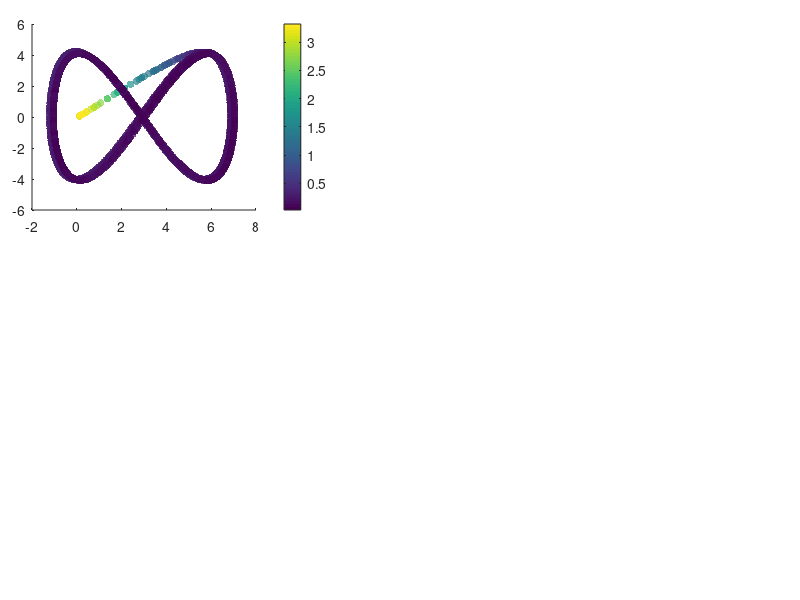

This chart was generated by the following MATLAB code: (Note: this script raises an error after producing the figure.)
%% Code to show the results of the Inverse kinematic controller

% Clean variables
clc, clear all, close all;
 
%% CARGA MIL
% Cargar la estructura desde el archivo .mat
load('Adaptive_MiL.mat');

% DAtos de estado
h_MiL = x_states(1:4,:);
u_MiL = x_states(5:8,:);
t = t_time;

%%Tarea deseada
hd = ref(1:4,:);
hd_p = ref(5:8,:);

% Action de control dinamica
u = u_input;


% Error definition
for k = 1:length(t)
    error_vector = hd(1:3, k)-h_MiL(1:3, k);
    error_dynamic(k) = norm(error_vector,2);
end

% Figure propert%% Figures
lw = 1; % linewidth 1
lwV = 2; % linewidth 2
fontsizeLabel = 11; %11
fontsizeLegend = 11;
fontsizeTicks = 11;
fontsizeTitel = 11;
sizeX = 1300; % size figure
sizeY = 750; % size figure

% color propreties
c1 = [80, 81, 79]/255;
c2 = [244, 213, 141]/255;
c3 = [242, 95, 92]/255;
c4 = [112, 141, 129]/255;

C18 = [0 0 0];
c5 = [130, 37, 37]/255;
c6 = [205, 167, 37]/255;
c7 = [81, 115, 180]/255;

C1 = [246 170 141]/255;
C2 = [51 187 238]/255;
C3 = [0 153 136]/255;
C4 = [238 119 51]/255;
C5 = [204 51 17]/255;
C6 = [238 51 119]/255;
C7 = [187 187 187]/255;
C8 = [80 80 80]/255;
C9 = [140 140 140]/255;
C10 = [0 128 255]/255;
C11 = [234 52 89]/255;
C12 = [39 124 252]/255;
C13 = [40 122 125]/255;
%C14 = [86 215 219]/255;
C14 = [252 94 158]/255;
C15 = [244 171 39]/255;
C16 = [100 121 162]/255;
C17 = [255 0 0]/255;
%% New color slection

figure('Position', [500 500 sizeX sizeY])
set(gcf, 'Position', [500 500 sizeX sizeY]);
fig1_comps.fig = gcf;

% Figure 1
axes('Position',[0.04 0.65 .35 .31]);
%% Colorbar
scatter(h_MiL(1, :),h_MiL(2, :),30,error_dynamic,'filled','MarkerFaceAlpha',0.7);
c = colorbar;
c.Label.Interpreter = 'latex';
c.Label.String = '$\textrm{Error}~||\tilde{\mathbf{\eta}}||$';

set(c,'TickLabelInterpreter','latex')

%% Desired Trajectory
hd_plot = line(hd(1,:),hd(2,:));
set(hd_plot, 'LineStyle', '--', 'Color', C8, 'LineWidth', 1.2*lw)

%% Real Trajectory
h_plot = line(h_MiL(1,:),h_MiL(2,:));
set(h_plot, 'LineStyle', '-', 'Color', C18, 'LineWidth', 1.2*lw)

%% Title of the image
hTitle_1 = title({'$\textrm{(a)}$'},'fontsize',14,'interpreter','latex','Color',C18);
%hXLabel_1 = xlabel('$x~[m]$','fontsize',9,'interpreter','latex', 'Color',C18);
hYLabel_1 = ylabel('$y~[m]$','fontsize',9,'interpreter','latex', 'Color',C18);

%% Legend nomeclature
hLegend_1 = legend([hd_plot, h_plot],{'$\mathbf{\eta}_d$','$\mathbf{\eta}$'},'fontsize',12,'interpreter','latex','Color',[255 255 255]/255,'Location','best','NumColumns',1,'TextColor','black');
set(gca,'ticklabelinterpreter','latex',...
        'fontsize',1.3*fontsizeTicks)
% Figure properties
ax_1 = gca;
ax_1.Box = 'on';
ax_1.BoxStyle = 'full';
ax_1.TickLength = [0.005;0.005];
ax_1.TickDirMode = 'auto';
ax_1.YMinorTick = 'on';
ax_1.XMinorTick = 'on';
% ax_2.XTickLabel = [];
ax_1.XMinorGrid = 'on';
ax_1.YMinorGrid = 'on';
%ax_2.MinorGridColor = '#8f8f8f';
ax_1.MinorGridAlpha = 0.15;
ax_1.LineWidth = 0.8;
ax_1.XLim = [min(h_MiL(1,:))-0.2 max(h_MiL(1,:))+0.2];
ax_1.YLim = [min(h_MiL(2,:))-0.2 max(h_MiL(2,:))+0.2];

% Figure 2
axes('Position',[0.04 0.28 .35 .31]);
%% Colorbar
scatter(h_MiL(1, :),h_MiL(3, :),30,error_dynamic,'filled','MarkerFaceAlpha',0.7);
c = colorbar;
c.Label.Interpreter = 'latex';
c.Label.String = '$\textrm{Error}~||\tilde{\mathbf{\eta}}||$';

set(c,'TickLabelInterpreter','latex')

%% Desired Trajectory
hd_plot_2 = line(hd(1,:),hd(3,:));
set(hd_plot_2, 'LineStyle', '--', 'Color', C8, 'LineWidth', 1.2*lw)

%% Real Trajectory
h_plot_2 = line(h_MiL(1,:),h_MiL(3,:));
set(h_plot_2, 'LineStyle', '-', 'Color', C18, 'LineWidth', 1.2*lw)

%% Title of the image
hTitle_2 = title({'$\textrm{(b)}$'},'fontsize',14,'interpreter','latex','Color',C18);
hXLabel_2 = xlabel('$x~[m]$','fontsize',9,'interpreter','latex', 'Color',C18);
hYLabel_2 = ylabel('$z~[m]$','fontsize',9,'interpreter','latex', 'Color',C18);

%% Legend nomeclature
hLegend_2 = legend([hd_plot_2, h_plot_2],{'$\mathbf{\eta}_d$','$\mathbf{\eta}$'},'fontsize',12,'interpreter','latex','Color',[255 255 255]/255,'Location','best','NumColumns',1,'TextColor','black');
set(gca,'ticklabelinterpreter','latex',...
        'fontsize',1.3*fontsizeTicks)
% Figure properties
ax_2 = gca;
ax_2.Box = 'on';
ax_2.BoxStyle = 'full';
ax_2.TickLength = [0.005;0.005];
ax_2.TickDirMode = 'auto';
ax_2.YMinorTick = 'on';
ax_2.XMinorTick = 'on';
% ax_2.XTickLabel = [];
ax_2.XMinorGrid = 'on';
ax_2.YMinorGrid = 'on';
%ax_2.MinorGridColor = '#8f8f8f';
ax_2.MinorGridAlpha = 0.15;
ax_2.LineWidth = 0.8;
ax_2.XLim = [min(h_MiL(1,:))-0.2 max(h_MiL(1,:))+0.2];
ax_2.YLim = [min(h_MiL(3,:))-0.2 max(h_MiL(3,:))+0.2];

axes('Position',[0.45 0.65 .54 .31]);
%% Data generation
error_x_plot = line(t,hd(1,:)-h_MiL(1,:));
set(error_x_plot, 'LineStyle', '-', 'Color', C5, 'LineWidth', 1.1*lw);
error_y_plot = line(t,hd(2,:)-h_MiL(2,:));
set(error_y_plot, 'LineStyle', '-', 'Color', C3, 'LineWidth', 1.1*lw);
error_z_plot = line(t,hd(3,:)-h_MiL(3,:));
set(error_z_plot, 'LineStyle', '-', 'Color', c7, 'LineWidth', 1.1*lw);

% fig1_comps.p1 = ul_plot;
%% Title of the image
hTitle_3 = title({'$\textrm{(c)}$'},'fontsize',14,'interpreter','latex','Color',C18);
%xlabel('$\textrm{Time}[s]$','fontsize',10,'interpreter','latex','Color',C18);
ylabel('$\textrm{Control Error}~[m]$','fontsize',10,'interpreter','latex', 'Color',C18);

%% Legend nomeclature
hLegend_3 = legend([error_x_plot,error_y_plot, error_z_plot],{'$\tilde{\mathbf{\eta}}_x$','$\tilde{\mathbf{\eta}}_y$','$\tilde{\mathbf{\eta}}_z$'},'fontsize',12,'interpreter','latex','Color',[255 255 255]/255,'Location','best','NumColumns',1,'TextColor','black');
 set(gca,'ticklabelinterpreter','latex',...
         'fontsize',1.3*fontsizeTicks)
%% Figure properties
ax_3 = gca;
ax_3.Box = 'on';
ax_3.BoxStyle = 'full';
ax_3.TickLength = [0.01;0.01];
ax_3.TickDirMode = 'auto';
ax_3.XTickLabel = [];
ax_3.YMinorTick = 'on';
ax_3.XMinorTick = 'on';
ax_3.XMinorGrid = 'on';
ax_3.YMinorGrid = 'on';
%ax_1.MinorGridColor = '#8f8f8f';
ax_3.MinorGridAlpha = 0.15;
ax_3.LineWidth = 0.8;
ax_3.XLim = [0 t(end)];

%% Zoom Plot
axes('Position',[0.70 0.85 .2 .1]);
index_zoom_1 = (t>=20) & (t<=30);
error_x_plot_zoom = line(t(index_zoom_1),hd(1,(index_zoom_1))-h_MiL(1,(index_zoom_1)));
error_y_plot_zoom = line(t(index_zoom_1),hd(2,(index_zoom_1))-h_MiL(2,(index_zoom_1)));
error_z_plot_zoom = line(t(index_zoom_1),hd(3,(index_zoom_1))-h_MiL(3,(index_zoom_1)));

set(error_x_plot_zoom, 'LineStyle', '-', 'Color', C5, 'LineWidth', lw*0.8);
set(error_y_plot_zoom, 'LineStyle', '-', 'Color', C3, 'LineWidth', lw*0.8);
set(error_z_plot_zoom, 'LineStyle', '-', 'Color', c7, 'LineWidth', lw*0.8);

set(gca,'ticklabelinterpreter','latex',...
         'fontsize',fontsizeTicks*0.5)
ax_1_zoom = gca;
ax_1_zoom.Box = 'on';
ax_1_zoom.BoxStyle = 'full';
ax_1_zoom.TickLength = [0.01;0.01];
%ax_1_zoom.YLim = [-0.5 0.5];
%ax_1_zoom.YTickLabel = [];
%ax_1_zoom.XTickLabel = [];
ax_1_zoom.TickDirMode = 'manual';
ax_1_zoom.TickDir = 'in';
ax_1_zoom.YMinorTick = 'on';
ax_1_zoom.XMinorTick = 'on';
ax_1_zoom.LineWidth = 0.5;
ax_1_zoom.XMinorGrid = 'on';
ax_1_zoom.YMinorGrid = 'on';

axes('Position',[0.46 0.28 .54 .31]);
%% Data generation
error_vx_plot = line(t(1,1:length(u(1,:))),u(1,:));
set(error_vx_plot, 'LineStyle', '-', 'Color', C7, 'LineWidth', 1.3*lw);
error_vy_plot = line(t(1,1:length(u(2,:))),u(2,:));
set(error_vy_plot, 'LineStyle', '-', 'Color', C14, 'LineWidth', 1.3*lw);
error_vz_plot = line(t(1,1:length(u(3,:))),u(3,:));
set(error_vz_plot, 'LineStyle', '-', 'Color', C15, 'LineWidth', 1.3*lw);

% fig1_comps.p1 = ul_plot;
%% Title of the image
hTitle_4 = title({'$\textrm{(d)}$'},'fontsize',14,'interpreter','latex','Color',C18);
xlabel('$\textrm{Time}[s]$','fontsize',10,'interpreter','latex','Color',C18);
ylabel('$\textrm{Inputs}~[m/s]$','fontsize',10,'interpreter','latex', 'Color',C18);

%% Legend nomeclature
hLegend_4 = legend([error_vx_plot,error_vy_plot, error_vz_plot],{'${\mu}_{l_{ref}}$','${\mu}_{m_{ref}}$','${\mu}_{n_{ref}}$'},'fontsize',12,'interpreter','latex','Color',[255 255 255]/255,'Location','best','NumColumns',1,'TextColor','black');
 set(gca,'ticklabelinterpreter','latex',...
         'fontsize',1.3*fontsizeTicks)
%% Figure properties
ax_4 = gca;
ax_4.Box = 'on';
ax_4.BoxStyle = 'full';
ax_4.TickLength = [0.01;0.01];
ax_4.TickDirMode = 'auto';
ax_4.YMinorTick = 'on';
ax_4.XMinorTick = 'on';
ax_4.XMinorGrid = 'on';
ax_4.YMinorGrid = 'on';
%ax_1.MinorGridColor = '#8f8f8f';
ax_4.MinorGridAlpha = 0.15;
ax_4.LineWidth = 0.8;
ax_4.XLim = [0 t(end)];
% 
set(gcf, 'Color', 'w'); % Sets axes background
export_fig g_Results_Adaptive_MiL.pdf -q101

%% CHI

figure('Position', [500 500 sizeX sizeY])
set(gcf, 'Position', [500 500 sizeX sizeY]);
fig1_comps.fig = gcf;

axes('Position',[0.05 0.5 .5 .37]);
% Etiquetas para los parámetros en formato LaTeX
param_labels = {'$\xi_1$', '$\xi_2$', '$\xi_3$', '$\xi_4$', '$\xi_5$', '$\xi_6$', '$\xi_7$', '$\xi_8$', '$\xi_9$', '$\xi_{10}$', '$\xi_{11}$', '$\xi_{12}$', '$\xi_{13}$', '$\xi_{14}$', '$\xi_{15}$', '$\xi_{16}$', '$\xi_{17}$', '$\xi_{18}$', '$\xi_{19}$'};

% Graficar los datos de chi_adaptive
plot(t,chi_adaptive')
legend(param_labels, 'Location', 'Best', 'Interpreter', 'latex');
xlabel('$\textrm{Time}[s]$','fontsize',10,'interpreter','latex','Color',C18);
ylabel('$\textrm{Valor}$','fontsize',10,'interpreter','latex', 'Color',C18);


ax_4 = gca;
ax_4.Box = 'on';
ax_4.BoxStyle = 'full';
ax_4.TickLength = [0.01;0.01];
ax_4.TickDirMode = 'auto';
ax_4.YMinorTick = 'on';
ax_4.XMinorTick = 'on';
ax_4.XMinorGrid = 'on';
ax_4.YMinorGrid = 'on';
%ax_1.MinorGridColor = '#8f8f8f';
ax_4.MinorGridAlpha = 0.15;
ax_4.LineWidth = 0.8;
ax_4.XLim = [0 t(end)];

%%
set(gcf, 'Color', 'w'); % Sets axes background
export_fig h_Results_Chi_MiL.pdf -q101